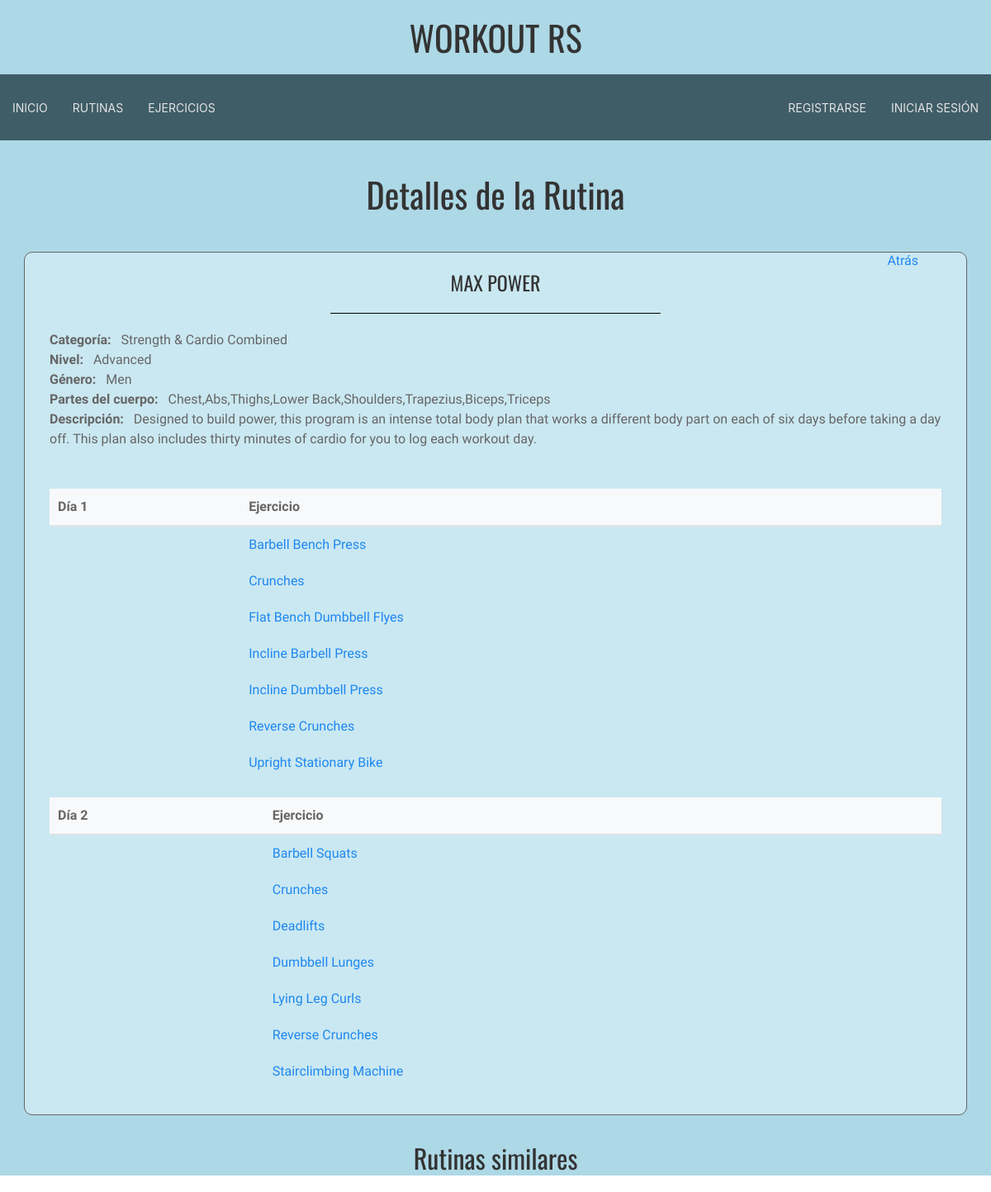
/rutina/9, run on the app's committed database.
### main/models.py (models this page shows, shortened)
class Workout(models.Model):
    workoutName = models.TextField(verbose_name="Workout name")
    workoutCategory = models.CharField(max_length=200, verbose_name="Workout Category", null=True)
    level = models.CharField(max_length=30, verbose_name="Level", null=True)
    gender = models.CharField(max_length=30, verbose_name="Gender", null=True)
    bodyPart = models.CharField(max_length=100, verbose_name="Body Part", null=True)
    description = models.TextField(verbose_name="Description", null=True, blank=True)
    day1 = models.ManyToManyField(Exercise, related_name="day1_routine", blank=True)
    day2 = models.ManyToManyField(Exercise, related_name="day2_routine", blank=True)
    day3 = models.ManyToManyField(Exercise, related_name="day3_routine", blank=True)
    day4 = models.ManyToManyField(Exercise, related_name="day4_routine", blank=True)
    day5 = models.ManyToManyField(Exercise, related_name="day5_routine", blank=True)
    day6 = models.ManyToManyField(Exercise, related_name="day6_routine", blank=True)
    day7 = models.ManyToManyField(Exercise, related_name="day7_routine", blank=True)
    class Meta:
        ordering = ['workoutName']

class Exercise(models.Model):
    exerciseName = models.TextField(verbose_name='Exercise name')
    exerciseCategory = models.CharField(max_length=200, verbose_name='Exercise Category', null=True)
    priMuscles = models.ManyToManyField(Muscle, related_name='primary', verbose_name='Primary Muscles')
    secMuscles = models.ManyToManyField(Muscle, related_name='secondary', verbose_name='Secondary Muscles')
    video = models.URLField(verbose_name='Video', null=True)
    instructions = models.TextField(verbose_name='Instructions', null=True)
    class Meta:
        ordering = ('exerciseName', )

### main/views.py (the view)
# urls.py: path('rutina/<int:id>', views.workout_detail, name='detalles_rutina'),
def workout_detail(request, id):
    rutina = get_object_or_404(Workout, id=id)
    days = [
        rutina.day1.all(),
        rutina.day2.all(),
        rutina.day3.all(),
        rutina.day4.all(),
        rutina.day5.all(),
        rutina.day6.all(),
        rutina.day7.all(),
    ]
    rutinasRec = []
    if rutina:
        rutinasRec = recommend_workouts(id)
        for rutina in rutinasRec:
            rutina['idWorkout'] = rutina.get('id')
    context = {
        'rutina': rutina,
        'rutinas': rutinasRec,
        'days': days,
        'STATIC_URL': settings.STATIC_URL,
    }
    return render(request, 'rutina.html', context)

### main/recommendations/recommendations.py (called while the page is built)
def calcular_similitud(items, id_item, campos, top_n=5):
    textos = [
        " ".join(str(item[campo]) for campo in campos if item.get(campo))
        for item in items
    ]
    vectorizer = CountVectorizer()
    X = vectorizer.fit_transform(textos)
    similitudes = cosine_similarity(X)
    idx_base = next(i for i, item in enumerate(items) if item["id"] == id_item)
    similares = sorted(
        enumerate(similitudes[idx_base]),
        key=lambda x: x[1],
        reverse=True
    )
    recomendaciones = [
        items[i] for i, sim in similares if i != idx_base
    ][:top_n]
    return recomendaciones

### main/views.py (called while the page is built)
def recommend_workouts(id):
    rutinas = list(Workout.objects.all().values(
        "id", "workoutName", "workoutCategory", "level", "gender", "bodyPart", "description"
    ))
    recomendaciones = calcular_similitud(rutinas, id, ["workoutName", "workoutCategory", "level", "gender", "bodyPart"], 5)
    return recomendaciones

### main/templates/rutina.html (shortened to what this page needs)
{% extends 'master.html' %}
{% block titulo %} Detalles de la Rutina {% endblock %}
{% block contenido %}
<br>
<div class="card mb-4 shadow-sm" style="justify-items: center; padding-bottom: 1px;">
    <div class="card-body" style="
        display: flex;
        justify-content: space-between;
        margin-bottom: 30px;
        background-color: #cae8f1;
        padding: 10px;
        width: 90%;
        flex-direction: column;
        padding-inline: 30px;
        border: 1px solid;
        border-radius: 10px;
    ">
        <div style="
        position: absolute;
        right: 11vh;
        top: 38vh;">
            <a href="javascript:history.back()">Atrás</a>
        </div>
        <div class="card-text" style="justify-items: center; padding-top: 10px;">
            <h3 class="card-title">{{ rutina.workoutName }}</h3>
            <hr style="
                width: 50vh;
                border-top: 1px solid black;
            ">
        </div>
        <div class="info" style="
            display: flex;
            justify-content: space-between;
        ">
            <div style="
                align-self: center;
            ">
                <strong>Categoría: &nbsp;</strong> {{ rutina.workoutCategory }}<br>
                <strong>Nivel: &nbsp;</strong> {{ rutina.level|default:"N/A" }}<br>
                <strong>Género: &nbsp;</strong> {{ rutina.gender|default:"N/A" }}<br>
                <strong>Partes del cuerpo: &nbsp;</strong> {{ rutina.bodyPart|default:"N/A" }}<br>
                <strong>Descripción: &nbsp;</strong> {{ rutina.description|default:"N/A" }}<br>
            </div>
        </div>
        <div class="info" style="
            display: flex;
            flex-direction: column;
            justify-content: center;
        ">
            <br><br>
            {% for day in days %}
                {% if day|length > 0 %}
                    <div class="table-container" style="margin-bottom: 20px;">
                        <table class="table" style="width: 100%; border-collapse: collapse;">
                            <thead>
                                <tr style="background-color: #f8f9fa; text-align: left; border-bottom: 2px solid #dee2e6;">
                                    <th style="padding: 10px; font-weight: bold;">Día {{ forloop.counter }}</th>
                                    <th style="padding: 10px; font-weight: bold;">Ejercicio</th>
                                </tr>
                            </thead>
                            <tbody>
                                {% for exercise in day %}
                                    <tr>
                                        <td style="padding: 10px; color: #495057;"></td>
                                        <td style="padding: 10px; color: #495057;"><a href='/ejercicio/{{exercise.id}}'> {{ exercise.exerciseName }}</a></td>
                                    </tr>
                                {% endfor %}
                            </tbody>
                        </table>
                    </div>
                {% endif %}
            {% endfor %}
        </div>
    </div>
</div>
<div>
    <h2 style="text-align: center">Rutinas similares</h2>
</div>
{% endblock %}

### static/css/master.css (style rules this page uses)
h1, h2, h3, h4, h5, h6 { font-family: "Oswald", serif; font-optical-sizing: auto; font-weight: 400; font-style: normal; }
body, option, select, input { font-family: 'Exo 2', serif; }
hr { border-color: lightblue; }

### data on the page
Workout: workoutName "MAX POWER", workoutCategory "Strength & Cardio Combined", level "Advanced", gender "Men", bodyPart "Chest,Abs,Thighs,Lower Back,Shoulders,Trapezius,Biceps,Triceps", description "Designed to build power, this program is an intense total body plan that works a different body part on each of six days before taking a day off. This plan also includes thirty minutes of cardio for you to log each workout day."
Exercise: exerciseName "Barbell Bench Press"
Exercise: exerciseName "Crunches"
Exercise: exerciseName "Flat Bench Dumbbell Flyes"
Exercise: exerciseName "Incline Barbell Press"
Exercise: exerciseName "Incline Dumbbell Press"
Exercise: exerciseName "Reverse Crunches"
Exercise: exerciseName "Upright Stationary Bike"
Exercise: exerciseName "Barbell Squats"
Exercise: exerciseName "Deadlifts"
Exercise: exerciseName "Dumbbell Lunges"
Exercise: exerciseName "Lying Leg Curls"
Exercise: exerciseName "Stairclimbing Machine"
